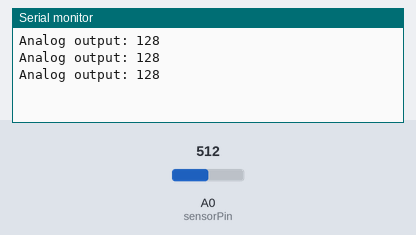
A sketch run on a simulated Arduino Uno, built with avr-gcc and run on an emulated ATmega328P. Shown: the last lines printed to the serial monitor. The test bench sets the inputs (shaded band); at power-on: A0 (sensorPin) = 512.

Above: at 1.3 s.
1.4 s: A0 (sensorPin) set to 716
At 1.9 s:
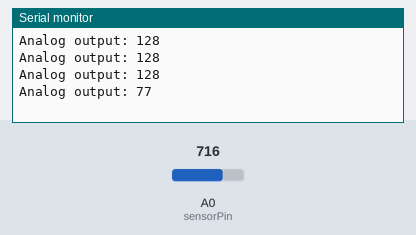
2.9 s: A0 (sensorPin) set to 900
At 3.4 s:
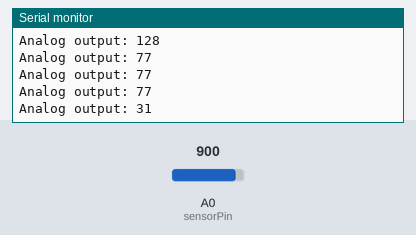
Timing chart, 0 to 5.9 s (numbered marks = the images above; inputs shaded):
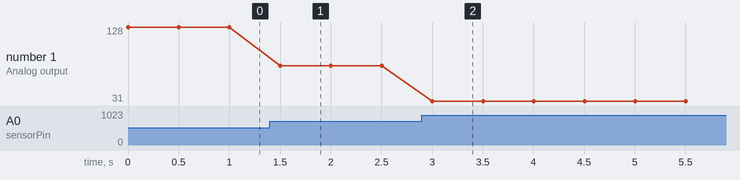

Measured:
- after the input at 1.4 s, the serial monitor: prints a new line after 0.10 s (image 1)
- after the input at 2.9 s, the serial monitor: prints a new line after 0.10 s (image 2)
- plotted number 1: 128 → 77 after the input at 1.4 s, 77 → 31 after the input at 2.9 s

The sketch:

Soil_Moisture_Sensor_Analog.ino
```cpp
#define sensorPin A0

void setup() {
  Serial.begin(9600);
}

void loop() {
  Serial.print("Analog output: ");
  int sensorValue = analogRead(sensorPin);  // Read the analog value from sensor
  int outputValue = map(sensorValue, 0, 1023, 255, 0);
  Serial.println(outputValue);
  delay(500);
}
```
